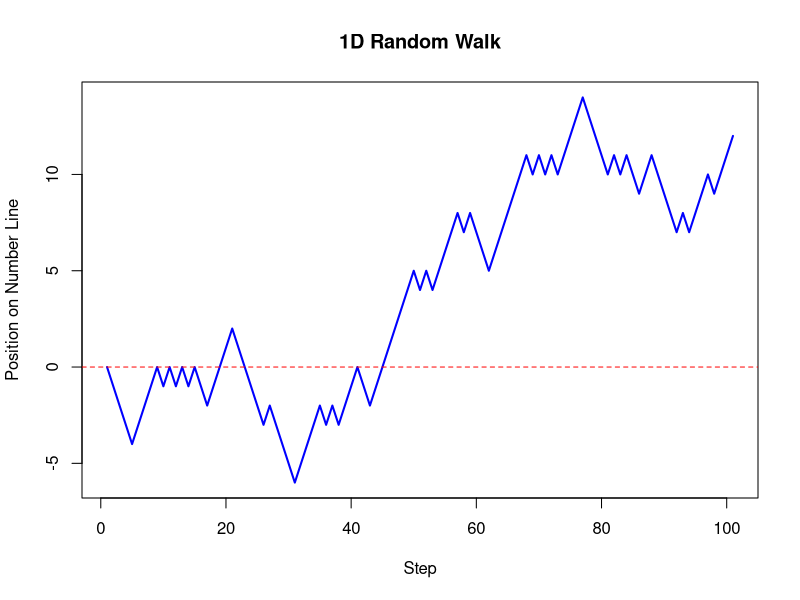

Recreate this plot in R. (Note: this script raises an error after producing the figure.)
## SINGLE RANDOM WALK ---------------------------------------------------------

# Set seed for reproducibility
set.seed(42)

# Parameters
n_steps <- 100  # number of steps

# Step choices: -1 (left), +1 (right)
steps <- sample(c(-1, 1), size = n_steps, replace = TRUE)

# Cumulative sum to track position over time
position <- cumsum(steps)

# Add the starting position (0)
position <- c(0, position)

# Plot the walk
plot(position, type = "l", col = "blue", lwd = 2,
     xlab = "Step", ylab = "Position on Number Line",
     main = "1D Random Walk")
abline(h = 0, col = "red", lty = 2)

## MANY RANDOM WALKS -----------------------------------------------------------

install.packages("gganimate")
install.packages("gifski")     # for saving as gif
install.packages("transformr") # for smoother transitions

library(tidyverse)
library(gganimate)


set.seed(42)

# parameters
n_walks <- 500    # number of random walks
n_steps <- 100    # max number of steps

# simulate all walks and store positions at each time step
walk_data <- data.frame()

for (i in 1:n_walks) {
  steps <- sample(c(-1, 1), size = n_steps, replace = TRUE)
  position <- c(0, cumsum(steps))  # include starting point
  walk_df <- data.frame(walk = i, step = 0:n_steps, position = position)
  walk_data <- rbind(walk_data, walk_df)
}

# summarize for histogram at each time step
hist_data <- walk_data %>%
  group_by(step, position) %>%
  summarise(count = n(), .groups = "drop")

# create the animated plot
p <- ggplot(hist_data, aes(x = position, y = count)) +
  geom_col(fill = "steelblue") +
  labs(title = "Distribution of Positions at Step: {frame_time}",
       x = "Position", y = "Frequency") +
  transition_time(step) +
  ease_aes('linear') +
  theme_minimal()

# render the animation
animate(p, fps = 10, duration = 10, width = 600, height = 400, renderer = gifski_renderer())

# optionally save as gif
# anim_save("random_walk_distribution.gif")
